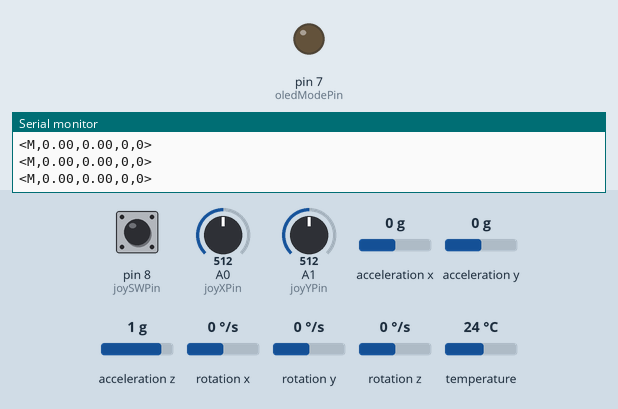
Bench run of a sketch on a simulated Arduino Uno, built with avr-gcc and run on an emulated ATmega328P. Shown: output pins drawn as LEDs (lit = HIGH), the last lines printed to the serial monitor. The inputs (shaded band) are chosen by the test bench; at power-on: A0 (joyXPin) = 512, pin 8 (joySWPin) HIGH, A1 (joyYPin) = 512, acceleration x 0 g, acceleration y 0 g, acceleration z 1 g, rotation x 0 °/s, rotation y 0 °/s, rotation z 0 °/s, temperature 24 °C.

Above: at 4.8 s.
4.9 s: A0 (joyXPin) set to 211
6.4 s: A0 (joyXPin) set to 186
At 7.5 s:
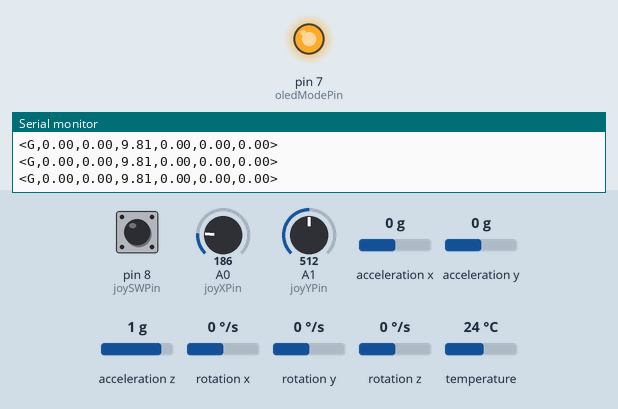
Timing chart, 0 to 9.4 s (numbered marks = the images above; inputs shaded):
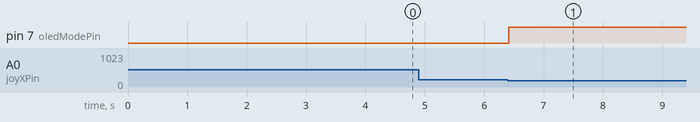

The sketch:

main_tx.ino
```cpp
/* * ============= main_tx.ino =============
 * '메인 Uno'용 코드: MPU, 조이스틱, 블루투스를 처리하고
 * OLED Uno(7번 핀)로 모드 신호만 보냅니다.
 */

#include <Wire.h>
#include <Adafruit_MPU6050.h>
#include <Adafruit_Sensor.h>
#include <SoftwareSerial.h>
#include <stdio.h>
#include <stdlib.h>

// --- 신호 핀 설정 ---
const int oledModePin = 7; // OLED Uno로 신호를 보낼 핀

// --- 기존 전역 변수 ---
Adafruit_MPU6050 mpu;
SoftwareSerial btSerial(2, 3); // RX, TX

// 조이스틱 핀
const int joyXPin = A0;
const int joyYPin = A1;
const int joySWPin = 8;
// --- 상보 필터를 위한 변수 선언 ---
float angleX = 0, angleY = 0;
float gyroX_cal = 0, gyroY_cal = 0;
unsigned long timer = 0;

int lastOledMode = 0;
char dataPacket[80];

void setup() {
  Serial.begin(9600);
  btSerial.begin(9600);

  pinMode(joySWPin, INPUT_PULLUP);
  pinMode(joyXPin, INPUT);

  // ⬅️ [추가] 신호 핀을 출력으로 설정
  pinMode(oledModePin, OUTPUT);
  digitalWrite(oledModePin, LOW); // 초기 모드 (마우스) 신호
  // -------------------------

  if (!mpu.begin()) {
    Serial.println("MPU6050 not found!");
    while (1) delay(10);
  }
  Serial.println("MPU Init Success");

  mpu.setAccelerometerRange(MPU6050_RANGE_8_G);
  mpu.setGyroRange(MPU6050_RANGE_500_DEG);
  mpu.setFilterBandwidth(MPU6050_BAND_21_HZ);

  // --- 자이로 센서 캘리브레이션 ---
  Serial.println("Calibrating Gyro... Keep the sensor still!");
  delay(1000);
  for (int i = 0; i < 500; i++) {
    sensors_event_t a, g, temp;
    mpu.getEvent(&a, &g, &temp);
    gyroX_cal += g.gyro.x;
    gyroY_cal += g.gyro.y;
    delay(3);
  }
  gyroX_cal /= 500;
  gyroY_cal /= 500;
  Serial.println("Calibration Complete!");
  timer = micros();
}


void loop() {
  sensors_event_t a, g, temp;
  mpu.getEvent(&a, &g, &temp);

  // --- 조이스틱 값 읽기 및 모드 결정 ---
  int joyXValue = analogRead(joyXPin);
  int joyYValue = analogRead(joyYPin);
  int clickValue = (digitalRead(joySWPin) == LOW) ? 1 : 0;

  int modeValue = 0; // 0: 마우스, 1: 아래, -1: 위, 2: 제스처
  if (joyXValue < 200) {
    modeValue = 2; // 제스처 모드(2)
  } else {
    if (joyYValue < 200) {
      modeValue = 1; // 아래 스크롤(1)
    } else if (joyYValue > 800) {
      modeValue = -1; // 위 스크롤(-1)
    }
  }

  // --- ⬅️ [변경] OLED 신호 핀 제어 ---
  int currentOledMode = (modeValue == 2) ? 2 : 0;

  if (currentOledMode != lastOledMode) {
    if (currentOledMode == 2) {
      digitalWrite(oledModePin, HIGH); // "제스처 모드" 신호
    } else {
      digitalWrite(oledModePin, LOW); // "마우스 모드" 신호
    }
    lastOledMode = currentOledMode;
  }

  // --- [유지] SRAM 최적화된 패킷 전송 ---

  if (modeValue == 2) {
    // 2번 모드(제스처)
    char ax_str[10], ay_str[10], az_str[10];
    char gx_str[10], gy_str[10], gz_str[10];

    dtostrf(a.acceleration.x, 4, 2, ax_str);
    dtostrf(a.acceleration.y, 4, 2, ay_str);
    dtostrf(a.acceleration.z, 4, 2, az_str);
    dtostrf(g.gyro.x - gyroX_cal, 4, 2, gx_str);
    dtostrf(g.gyro.y - gyroY_cal, 4, 2, gy_str);
    dtostrf(g.gyro.z, 4, 2, gz_str);

    sprintf(dataPacket, "<G,%s,%s,%s,%s,%s,%s>",
            ax_str, ay_str, az_str, gx_str, gy_str, gz_str);

    btSerial.println(dataPacket);
    Serial.println(dataPacket);

    timer = micros();

  } else {
    // 그 외 모드(0, 1, -1) (마우스/스크롤)
    float dt = (micros() - timer) / 1000000.0;
    timer = micros();
    float accelAngleX = atan2(a.acceleration.y, a.acceleration.z) * RAD_TO_DEG;
    float accelAngleY = atan2(-a.acceleration.x, sqrt(a.acceleration.y * a.acceleration.y + a.acceleration.z * a.acceleration.z)) * RAD_TO_DEG;
    float gyroX = g.gyro.x - gyroX_cal;
    float gyroY = g.gyro.y - gyroY_cal;
    angleX = 0.98 * (angleX + gyroX * dt) + 0.02 * accelAngleX;
    angleY = 0.98 * (angleY + gyroY * dt) + 0.02 * accelAngleY;

    char angleY_str[10], angleX_str[10];
    dtostrf(angleY, 4, 2, angleY_str);
    dtostrf(angleX, 4, 2, angleX_str);

    sprintf(dataPacket, "<M,%s,%s,%d,%d>",
            angleY_str, angleX_str, modeValue, clickValue);

    btSerial.println(dataPacket);
    Serial.println(dataPacket);
  }
}
```

Measured:
- the behaviour switches between 200 and 199 on A0 (joyXPin) (found by bisection; images 0 and 1)
- after the input at 6.4 s, pin 7 (oledModePin): LOW → HIGH at once
